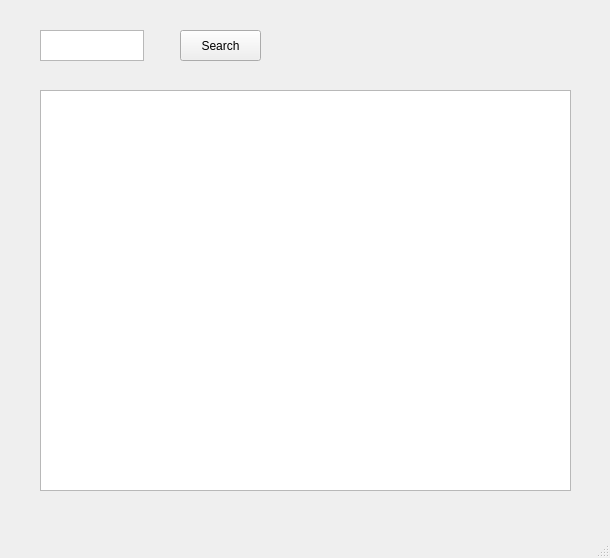
<?xml version="1.0" encoding="UTF-8"?>
<ui version="4.0">
 <class>MainWindow</class>
 <widget class="QMainWindow" name="MainWindow">
  <property name="geometry">
   <rect>
    <x>0</x>
    <y>0</y>
    <width>610</width>
    <height>558</height>
   </rect>
  </property>
  <property name="windowTitle">
   <string>MainWindow</string>
  </property>
  <widget class="QWidget" name="centralwidget">
   <widget class="QTableWidget" name="tableWidget">
    <property name="geometry">
     <rect>
      <x>40</x>
      <y>90</y>
      <width>531</width>
      <height>401</height>
     </rect>
    </property>
   </widget>
   <widget class="QTextEdit" name="textEdit">
    <property name="geometry">
     <rect>
      <x>40</x>
      <y>30</y>
      <width>104</width>
      <height>31</height>
     </rect>
    </property>
   </widget>
   <widget class="QPushButton" name="pushButton">
    <property name="geometry">
     <rect>
      <x>180</x>
      <y>30</y>
      <width>81</width>
      <height>31</height>
     </rect>
    </property>
    <property name="text">
     <string>Search</string>
    </property>
   </widget>
  </widget>
  <widget class="QMenuBar" name="menubar">
   <property name="geometry">
    <rect>
     <x>0</x>
     <y>0</y>
     <width>610</width>
     <height>21</height>
    </rect>
   </property>
  </widget>
  <widget class="QStatusBar" name="statusbar"/>
 </widget>
 <resources/>
 <connections/>
</ui>
